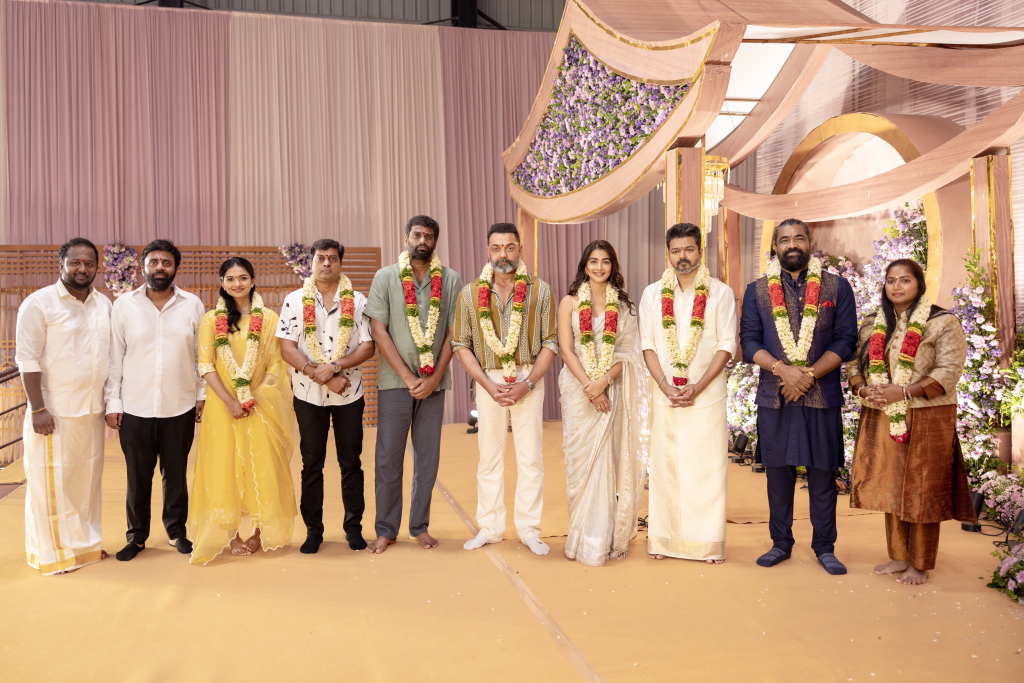
#> input picture Face_recognization/sampleimg.jpg, 4096 x 2732 px (shown at 1/4 size)
$ python 'face detection(Image).py'
#> lines starting #> are read from the running program, lines starting #| are printed output that depends on the picture; after the words box and inside, x2 and y2 are one past the last pixel; in counts of white or black regions, pixels touching at a corner belong together
import cv2  # Computer vision library to read and process images


alg = "haarcascade_frontalface_default.xml"  # Path to Haar Cascade XML file
haar_cascade = cv2.CascadeClassifier(alg)  # Loading Haar Cascade algorithm

image_path = "sampleimg.jpg"  # Replace with the path to your image file
img = cv2.imread(image_path)  # Load the image
#> img is the input picture: shape (2732, 4096, 3); mean B, G, R 124.9, 152.1, 190

# Resize the image to fit the screen while maintaining aspect ratio
screen_width = 800  # Set your screen width
screen_height = 600  # Set your screen height
height, width = img.shape[:2]
#> height = 2732; width = 4096
scale = min(screen_width / width, screen_height / height)
#> scale = 0.195
new_width = int(width * scale)
#> new_width = 800
new_height = int(height * scale)
#> new_height = 533
resized_img = cv2.resize(img, (new_width, new_height), interpolation=cv2.INTER_AREA)
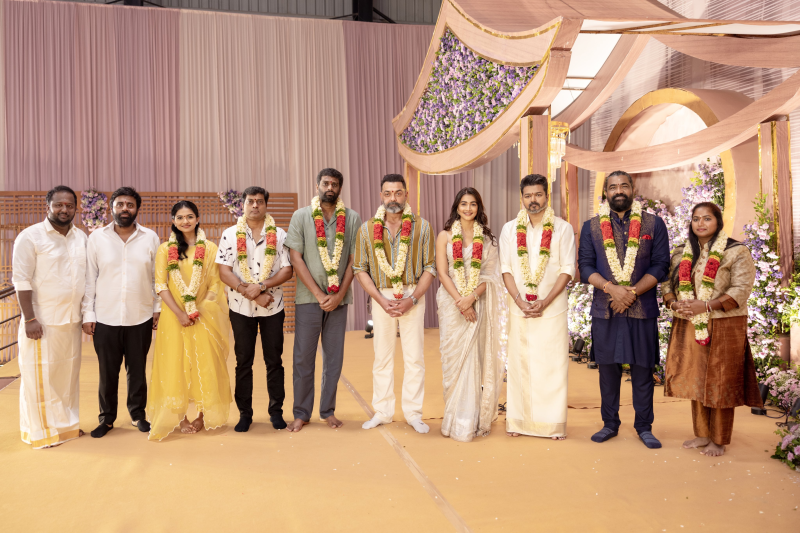
#> resized_img: shape (533, 800, 3); mean B, G, R 124.9, 152.1, 190

grayImg = cv2.cvtColor(resized_img, cv2.COLOR_BGR2GRAY)  # Convert the resized image to grayscale
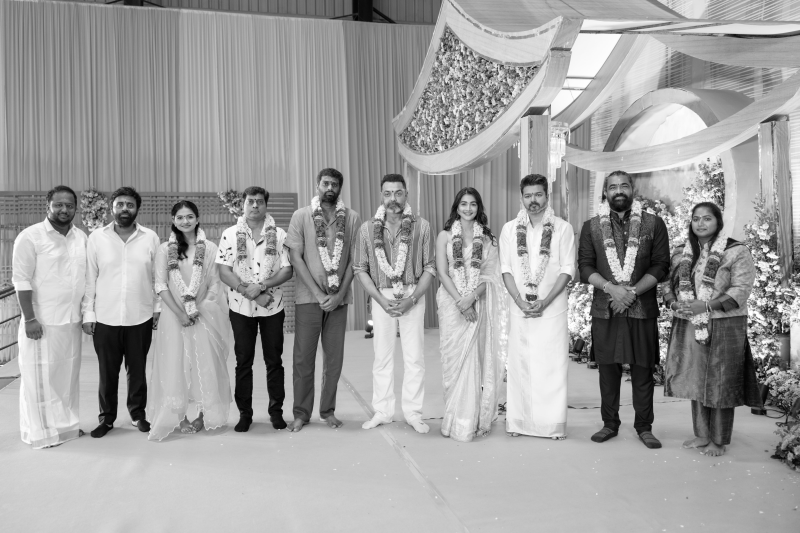
#> grayImg: shape (533, 800); min 1, max 255, mean 160.3

faces = haar_cascade.detectMultiScale(grayImg, 1.3 ,2 )  # Detect faces
#> faces = [[317, 174, 25, 25], [604, 175, 30, 30], [379, 183, 29, 29], [520, 185, 27, 27], [455, 194, 26, 26], [111, 194, 28, 28], [173, 207, 26, 26], [688, 208, 27, 27]]

for (x, y, w, h) in faces:  # Draw rectangles around detected faces
    cv2.rectangle(resized_img, (x, y), (x + w, y + h), (0, 255, 0) , 2)
#> this loop made 8 passes
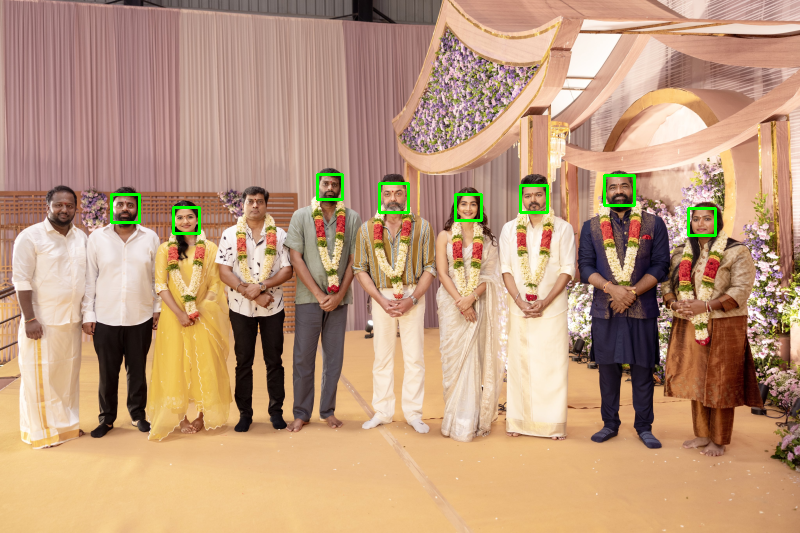
#> resized_img: shape (533, 800, 3); 0.61% of pixels changed, all inside (x1, y1, x2, y2) = (110, 173, 717, 237)

cv2.imshow("Face Detection", resized_img)  # Display the resized image with detected faces

cv2.waitKey(0)  # Wait indefinitely for a key press
cv2.destroyAllWindows()  # Close all OpenCV windows
